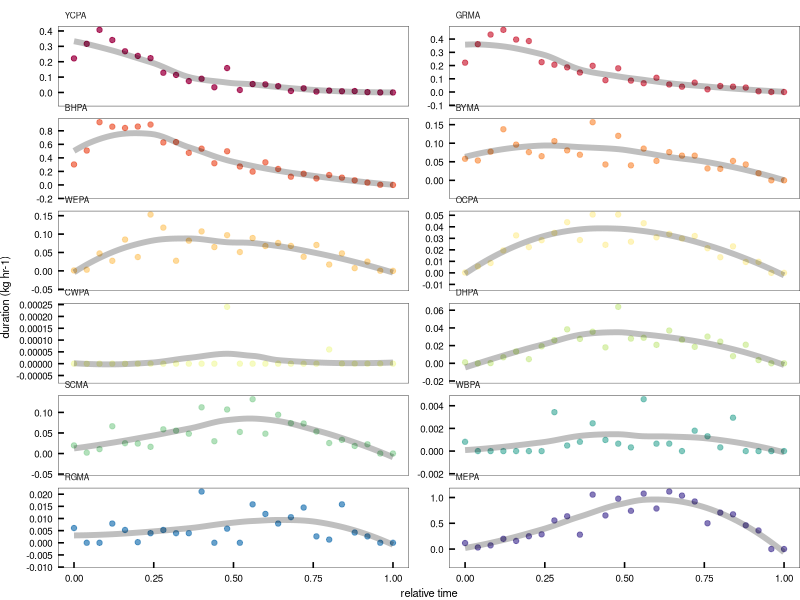

This chart was generated by the following R code: (Note: this script raises an error after producing the figure.)
#### this script plots the chronology of parrot species in dawn flocks and pioneers
#### should be figure #4 in the manuscript
#### calculates sequence of participation and activity, and nuclear species in dance sorties

library(ggplot2)      # plotting and viz
library(plyr)         # legacy df manipulation
library(dplyr)        # variable grouping and manipulation
library(reshape)      # legacy df manipulation
library(data.table)   # legacy functions on df 
library(tidyr)        # gathering and spreading
library(zoo)          # roll mean
library(ggthemes)     # helpful ggplot themes
library(forcats)
library(scales)
library(RColorBrewer) # pretty colors
library(ggridges)
library(colorspace)
library(patchwork)
library(lubridate)    # formatting times dates

# custom ggplot theme
themeKV <- theme_few()+
  theme(plot.margin = unit(c(0.1,0,0,0), "cm"),
        strip.background = element_blank(),
        axis.line = element_blank(),
        axis.text.x = element_text(size = 7, colour = "black", margin = unit(c(0.15,0,0,0), "cm")),
        axis.text.y = element_text(size = 7, colour = "black", margin = unit(c(0,0.15,0,0), "cm")),
        axis.title.x = element_text(size = 8),
        axis.title.y = element_text(size = 8),
        axis.ticks.x = element_line(colour = "black"), axis.ticks.y = element_line(colour = "black"),
        axis.ticks.length=unit(-0.15, "cm"),element_line(colour = "black", linewidth=.25),
        panel.border = element_rect(colour = "black", fill=NA, linewidth=.25),
        legend.title=element_blank(),
        strip.text=element_text(hjust=0))

#### read in raw survey data
# setwd("/Users/kylevanhoutan/colpa_flock/")
DF <- read.csv('data/duration_relative_t.csv')
# DF <- DF %>% filter(!(SPECIES == 'DBPA'))

# rescale Brewer palette to 13 categories
colourCount = length(unique(DF$SPECIES)) 
getPalette = colorRampPalette(brewer.pal(11, "Spectral")) # interpolate colors to fit the 13 parrot species
Spectral12 <- getPalette(colourCount) # 12 color Spectral palette 

#reorder in order of appearance
DF$SPECIES <- factor(DF$SPECIES, levels=c("YCPA", "GRMA", "BHPA", "BYMA", 
                                          "WEPA", "OCPA", "CWPA",  "DHPA", 
                                          "SCMA", "WBPA", "RGMA", "MEPA"))

# make plot
p1 <- ggplot(DF, aes(x = TIME_rel, y = KG_HR_DAY, group = SPECIES, color = SPECIES)) +
  themeKV + theme(legend.position = "none",
                  axis.text.y = element_text(size = 7),
                  axis.text.x = element_text(size = 7),
                  axis.title.x = element_text(size = 8),
                  axis.title.y = element_text(size = 8),
                  strip.text.x = element_text(size = 6),
                  panel.spacing.y = unit(-0.5, "lines"), # trying to reduce vertical spacing between panels
                  ) +
  geom_point(aes(fill = SPECIES), 
           alpha = 0.75) + 
  scale_color_manual(values = Spectral12) +
  geom_line(alpha = 0.25, size = 2, color = '#000000',
            stat = "smooth", method = 'loess', formula = 'y~x', span = 0.75) + 
  xlab("relative time") +
  ylab("duration (kg hr-1)") +
  scale_y_continuous(breaks=pretty_breaks()) +
  facet_wrap(~SPECIES, ncol=2, scales = "free_y")
p1

loess <- ggplot_build(p1) # extract LOESS trend model values from ggplot
# see https://ggplot2.tidyverse.org/reference/ggplot_build.html
loess_vals <- loess$data[[2]] # port these into a DF
# use "loess_vals" to determine sequencing of arrivals of species to collpa
# determine the relative time with the max value for each loess model
# use dplyr: https://stackoverflow.com/questions/24237399/how-to-select-the-rows-with-maximum-values-in-each-group-with-dplyr
loess_max <- loess_vals %>% 
  group_by(PANEL) %>%
  filter(y == max(y)) 
# subset full dataset for only columns of interest
loess_max <- subset(loess_max, select = c(PANEL,x,y)) 
# since the ggplot build dropped species names, add them back in
# generate the DF
spp_order <- data.frame(SPECIES = c("YCPA", "GRMA", "BHPA", "BYMA", 
                                    "WEPA", "OCPA", "CWPA", "DHPA", 
                                    "SCMA", "WBPA", "RGMA", "MEPA"))
# bind it to the previous output
loess_max2 <- cbind(loess_max,spp_order)
# export the CSV
# getwd()
write.csv(loess_max2, file="/Users/kylevanhoutan/projects/colpa_flock/data/loess_max2.csv", row.names=FALSE)


# plot again in correct order, reorder from loess_max2
DF$SPECIES <- factor(DF$SPECIES, levels= c("YCPA", "GRMA", "BHPA", "BYMA", 
                                           "WEPA", "OCPA", "CWPA", "DHPA", 
                                           "SCMA", "WBPA", "MEPA", "RGMA"))
# make plot
p2 <- ggplot(DF, aes(x = TIME_rel, y = KG_HR_DAY, group = SPECIES, color = SPECIES)) +
  themeKV + theme(legend.position = "none",
                  axis.text.y = element_text(size = 7),
                  axis.text.x = element_text(size = 7),
                  axis.title.x = element_text(size = 8),
                  axis.title.y = element_text(size = 8),
                  strip.text.x = element_text(size = 6),
                  panel.spacing.y = unit(-0.4, "lines"), # trying to reduce vertical spacing between panels
  ) +
  scale_color_manual(values = Spectral12) +
  geom_line(alpha = 0.4, size = 2.5, color = '#000000', lineend = "round",
            stat = "smooth", method = 'loess', formula = 'y~x', span = 0.75) + 
  geom_point(aes(fill = SPECIES),
             shape = 16, size = 2,
             alpha = 0.75, size = 2) + 
  geom_point(shape = 1,size = 2, colour = "black", stroke = 0.25,) +
  xlab("morning flock time (relative)") +
  ylab("abundance (kg hr-1)") +
  scale_y_continuous(breaks=pretty_breaks()) +
  scale_x_continuous(breaks = seq(0, 1, by = 0.2)) +
  facet_wrap(~SPECIES, ncol=2, scales = "free_y")
p2


#### read in first landing data
# this is already in shape for plotting
lands <- read.csv('data/first_down.csv')

p4 <- ggplot(lands, aes(x= fct_infreq(FIRST_DOWN), group=FIRST_DOWN, fill=FIRST_DOWN)) +
  themeKV + theme(legend.position = "none", 
                  axis.text.x = element_text(size = 7),
                  axis.text.y = element_text(size = 7),
                  axis.title.x = element_text(size = 8),
                  axis.title.y = element_text(size = 8)) + 
  geom_bar(aes(fill = fct_infreq(FIRST_DOWN)), alpha=0.85, 
           ) +
  scale_fill_manual(values=c("#005a32", "#238b45", "#74c476", "#c7e9c0")) +
  scale_y_continuous(breaks = seq(0, 50, by = 5)) +
  xlab("species") +
  ylab("first to land (days)")



# plot extracts of arrival order, by peak loess model data

# loess_max3 <- loess_max2[order(loess_max2$x,loess_max2$y),]

p3 <- loess_max2 %>% ggplot(aes(x = x, group = SPECIES, fill = SPECIES,
             y = fct_reorder(SPECIES,desc(x)))) +  # desc reverse orders from small to big
  themeKV + theme(legend.position = "none",
                  axis.text.y = element_text(size = 7),
                  axis.text.x = element_text(size = 7),
                  axis.title.x = element_text(size = 8),
                  axis.title.y = element_text(size = 0),) +
  geom_point(shape = 16, size = 2.6, alpha = 0.8,
             aes(color = fct_reorder(SPECIES,x))) +
  scale_color_manual(values = Spectral12) + # reverse the order of the palette to match p1
  geom_point(shape = 1,size = 2.6, colour = "black", stroke = 0.25,) +
  scale_x_continuous(breaks = seq(0, 1, by = 0.1), 
                     limits = c(0,0.65),
                     ) +
  #scale_x_datetime(breaks = breaks_width("1 hour"), 
  #                 date_labels = "%H") + # set the time scales and drop date info
  # xlab("hour of day") +
  xlab("rel. time of max abund.")


layout <- "
AAAB
AAAB
AAAB
AAAC
AAAC
AAAC
AAA#
AAA#"
p2 + p3 + p4 +
  plot_layout(design = layout) +
  plot_annotation(tag_levels = 'a') # add panel labels a, b, c... et

# END
